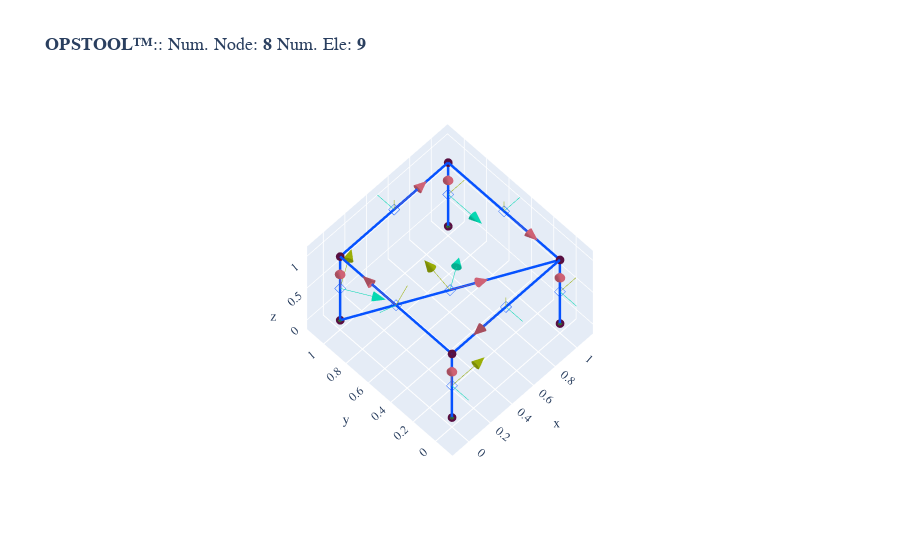

The code cell stored with this chart in its notebook:
### Code cell
opst.vis.plotly.plot_model(show_local_axes=True)

### Figure 1 — Plotly figure (JSON) as saved in the notebook; plotly's stock layout.template omitted (floating-point values rounded to 4 significant figures; data arrays with more than 128 entries replaced by an {"elided": "..."} marker saying what was removed)
{"data": [{"connectgaps": false, "hoverinfo": "skip", "line": {"color": "#0652ff", "width": 5}, "mode": "lines", "name": "ElasticBeam3d", "type": "scatter3d", "x": [0.0, 0.0, NaN, 0.0, 0.0, NaN, 1.0, 1.0, NaN, 1.0, 1.0, NaN, 0.0, 0.0, NaN, 0.0, 1.0, NaN, 1.0, 1.0, NaN, 1.0, 0.0, NaN, 0.0, 1.0, NaN], "y": [0.0, 0.0, NaN, 1.0, 1.0, NaN, 1.0, 1.0, NaN, 0.0, 0.0, NaN, 0.0, 1.0, NaN, 1.0, 1.0, NaN, 1.0, 0.0, NaN, 0.0, 0.0, NaN, 1.0, 0.0, NaN], "z": [0.0, 1.0, NaN, 0.0, 1.0, NaN, 0.0, 1.0, NaN, 0.0, 1.0, NaN, 1.0, 1.0, NaN, 1.0, 1.0, NaN, 1.0, 1.0, NaN, 1.0, 1.0, NaN, 0.0, 1.0, NaN]}, {"customdata": ["eleTag: 1<br>connectedNodes:<br> [1 5]", "eleTag: 2<br>connectedNodes:<br> [2 6]", "eleTag: 3<br>connectedNodes:<br> [3 7]", "eleTag: 4<br>connectedNodes:<br> [4 8]", "eleTag: 5<br>connectedNodes:<br> [5 6]", "eleTag: 6<br>connectedNodes:<br> [6 7]", "eleTag: 7<br>connectedNodes:<br> [7 8]", "eleTag: 8<br>connectedNodes:<br> [8 5]", "eleTag: 9<br>connectedNodes:<br> [2 8]"], "hovertemplate": "%{customdata}", "marker": {"color": "#0652ff", "size": 3, "symbol": "diamond-open"}, "mode": "markers", "name": "ElasticBeam3d", "type": "scatter3d", "x": [0.0, 0.0, 1.0, 1.0, 0.0, 0.5, 1.0, 0.5, 0.5], "y": [0.0, 1.0, 1.0, 0.0, 0.5, 1.0, 0.5, 0.0, 0.5], "z": [0.5, 0.5, 0.5, 0.5, 1.0, 1.0, 1.0, 1.0, 0.5]}, {"customdata": ["1", "2", "3", "4", "5", "6", "7", "8"], "hovertemplate": "x: %{x}<br>y: %{y}<br>z: %{z} <br>nodeTag: %{customdata}", "marker": {"color": "#580f41", "size": 3, "symbol": "circle"}, "mode": "markers", "name": "Nodes", "type": "scatter3d", "x": [0.0, 0.0, 1.0, 1.0, 0.0, 0.0, 1.0, 1.0], "y": [0.0, 1.0, 1.0, 0.0, 0.0, 1.0, 1.0, 0.0], "z": [0.0, 0.0, 0.0, 0.0, 1.0, 1.0, 1.0, 1.0]}, {"connectgaps": false, "hoverinfo": "skip", "line": {"color": "#15b01a", "width": 1}, "mode": "lines", "name": "BC", "type": "scatter3d", "x": [0.0, 0.0, 0.0, 0.0, 0.0, NaN, -0.01, 0.01, 0.01, -0.01, -0.01, NaN, -0.01, 0.01, 0.01, -0.01, -0.01, NaN, 0.0, 0.0, 0.0, 0.0, 0.0, NaN, -0.01, 0.01, 0.01, -0.01, -0.01, NaN, -0.01, 0.01, 0.01, -0.01, -0.01, NaN, 1.0, 1.0, 1.0, 1.0, 1.0, NaN, 0.99, 1.01, 1.01, 0.99, 0.99, NaN, 0.99, 1.01, 1.01, 0.99, 0.99, NaN, 1.0, 1.0, 1.0, 1.0, 1.0, NaN, 0.99, 1.01, 1.01, 0.99, 0.99, NaN, 0.99, 1.01, 1.01, 0.99, 0.99, NaN], "y": [-0.01, 0.01, 0.01, -0.01, -0.01, NaN, 0.0, 0.0, 0.0, 0.0, 0.0, NaN, -0.01, -0.01, 0.01, 0.01, -0.01, NaN, 0.99, 1.01, 1.01, 0.99, 0.99, NaN, 1.0, 1.0, 1.0, 1.0, 1.0, NaN, 0.99, 0.99, 1.01, 1.01, 0.99, NaN, 0.99, 1.01, 1.01, 0.99, 0.99, NaN, 1.0, 1.0, 1.0, 1.0, 1.0, NaN, 0.99, 0.99, 1.01, 1.01, 0.99, NaN, -0.01, 0.01, 0.01, -0.01, -0.01, NaN, 0.0, 0.0, 0.0, 0.0, 0.0, NaN, -0.01, -0.01, 0.01, 0.01, -0.01, NaN], "z": [-0.01, -0.01, 0.01, 0.01, -0.01, NaN, -0.01, -0.01, 0.01, 0.01, -0.01, NaN, 0.0, 0.0, 0.0, 0.0, 0.0, NaN, -0.01, -0.01, 0.01, 0.01, -0.01, NaN, -0.01, -0.01, 0.01, 0.01, -0.01, NaN, 0.0, 0.0, 0.0, 0.0, 0.0, NaN, -0.01, -0.01, 0.01, 0.01, -0.01, NaN, -0.01, -0.01, 0.01, 0.01, -0.01, NaN, 0.0, 0.0, 0.0, 0.0, 0.0, NaN, -0.01, -0.01, 0.01, 0.01, -0.01, NaN, -0.01, -0.01, 0.01, 0.01, -0.01, NaN, 0.0, 0.0, 0.0, 0.0, 0.0, NaN]}, {"connectgaps": false, "hovertemplate": "<b>%{text}</b>", "line": {"color": "#cf6275", "width": 1}, "mode": "lines", "name": "Local Axis", "text": ["x", "x", "x", "x", "x", "x", "x", "x", "x", "x", "x", "x", "x", "x", "x", "x", "x", "x", "x", "x", "x", "x", "x", "x", "x", "x", "x"], "type": "scatter3d", "x": [0.0, 0.0, NaN, 0.0, 0.0, NaN, 1.0, 1.0, NaN, 1.0, 1.0, NaN, 0.0, 0.0, NaN, 0.5, 0.7163, NaN, 1.0, 1.0, NaN, 0.5, 0.2837, NaN, 0.5, 0.6249, NaN], "y": [0.0, 0.0, NaN, 1.0, 1.0, NaN, 1.0, 1.0, NaN, 0.0, 0.0, NaN, 0.5, 0.7163, NaN, 1.0, 1.0, NaN, 0.5, 0.2837, NaN, 0.0, 0.0, NaN, 0.5, 0.3751, NaN], "z": [0.5, 0.7163, NaN, 0.5, 0.7163, NaN, 0.5, 0.7163, NaN, 0.5, 0.7163, NaN, 1.0, 1.0, NaN, 1.0, 1.0, NaN, 1.0, 1.0, NaN, 1.0, 1.0, NaN, 0.5, 0.6249, NaN]}, {"color": "#cf6275", "hovertemplate": "<b>%{text}", "i": {"elided": "288 int values"}, "j": {"elided": "288 int values"}, "k": {"elided": "288 int values"}, "name": "Local Axis", "text": {"elided": "162 str values"}, "type": "mesh3d", "x": {"elided": "162 float values"}, "y": {"elided": "162 float values"}, "z": {"elided": "162 float values"}}, {"connectgaps": false, "hovertemplate": "<b>%{text}</b>", "line": {"color": "#04d8b2", "width": 1}, "mode": "lines", "name": "Local Axis", "text": ["y", "y", "y", "y", "y", "y", "y", "y", "y", "y", "y", "y", "y", "y", "y", "y", "y", "y", "y", "y", "y", "y", "y", "y", "y", "y", "y"], "type": "scatter3d", "x": [0.0, 0.0, NaN, 0.0, 0.1081, NaN, 1.0, 1.0, NaN, 1.0, 1.0, NaN, 0.0, -0.1772, NaN, 0.5, 0.5, NaN, 1.0, 1.216, NaN, 0.5, 0.5, NaN, 0.5, 0.6744, NaN], "y": [0.0, -0.2163, NaN, 1.0, 0.8127, NaN, 1.0, 0.7837, NaN, 0.0, -0.2163, NaN, 0.5, 0.5, NaN, 1.0, 1.216, NaN, 0.5, 0.5, NaN, 0.0, -0.2163, NaN, 0.5, 0.611, NaN], "z": [0.5, 0.5, NaN, 0.5, 0.5, NaN, 0.5, 0.5, NaN, 0.5, 0.5, NaN, 1.0, 1.124, NaN, 1.0, 1.0, NaN, 1.0, 1.0, NaN, 1.0, 1.0, NaN, 0.5, 0.4365, NaN]}, {"color": "#04d8b2", "hovertemplate": "<b>%{text}", "i": {"elided": "288 int values"}, "j": {"elided": "288 int values"}, "k": {"elided": "288 int values"}, "name": "Local Axis", "text": {"elided": "162 str values"}, "type": "mesh3d", "x": {"elided": "162 float values"}, "y": {"elided": "162 float values"}, "z": {"elided": "162 float values"}}, {"connectgaps": false, "hovertemplate": "<b>%{text}</b>", "line": {"color": "#9aae07", "width": 1}, "mode": "lines", "name": "Local Axis", "text": ["z", "z", "z", "z", "z", "z", "z", "z", "z", "z", "z", "z", "z", "z", "z", "z", "z", "z", "z", "z", "z", "z", "z", "z", "z", "z", "z"], "type": "scatter3d", "x": [0.0, 0.2163, NaN, 0.0, 0.1873, NaN, 1.0, 1.216, NaN, 1.0, 1.216, NaN, 0.0, 0.124, NaN, 0.5, 0.5, NaN, 1.0, 1.0, NaN, 0.5, 0.5, NaN, 0.5, 0.4726, NaN], "y": [0.0, 0.0, NaN, 1.0, 1.108, NaN, 1.0, 1.0, NaN, 0.0, 0.0, NaN, 0.5, 0.5, NaN, 1.0, 1.0, NaN, 0.5, 0.5, NaN, 0.0, 0.0, NaN, 0.5, 0.6374, NaN], "z": [0.5, 0.5, NaN, 0.5, 0.5, NaN, 0.5, 0.5, NaN, 0.5, 0.5, NaN, 1.0, 1.177, NaN, 1.0, 1.216, NaN, 1.0, 1.216, NaN, 1.0, 1.216, NaN, 0.5, 0.6648, NaN]}, {"color": "#9aae07", "hovertemplate": "<b>%{text}", "i": {"elided": "288 int values"}, "j": {"elided": "288 int values"}, "k": {"elided": "288 int values"}, "name": "Local Axis", "text": {"elided": "162 str values"}, "type": "mesh3d", "x": {"elided": "162 float values"}, "y": {"elided": "162 float values"}, "z": {"elided": "162 float values"}}], "layout": {"autosize": true, "font": {"family": "Arial, sans-serif"}, "scene": {"aspectmode": "data", "camera": {"eye": {"x": -2, "y": -2, "z": 5}, "projection": {"type": "orthographic"}}, "xaxis": {"autorange": false, "range": [-0.15, 1.15], "showgrid": true, "visible": true, "zeroline": true}, "yaxis": {"autorange": false, "range": [-0.15, 1.15], "showgrid": true, "visible": true, "zeroline": true}, "zaxis": {"autorange": false, "range": [-0.15, 1.15], "showgrid": true, "visible": true, "zeroline": true}}, "showlegend": false, "title": {"font": {"family": "courier", "size": 18}, "text": "<b>OPSTOOL™</b>:: Num. Node: <b>8</b> Num. Ele: <b>9</b>"}}}
